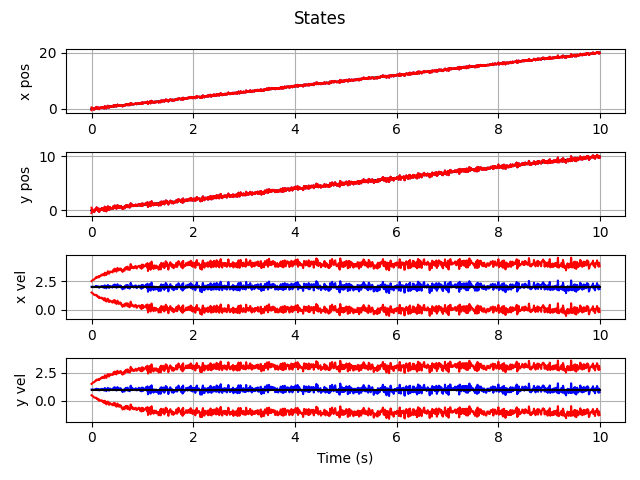

The script that drew this image:
def main():
    import numpy as np
    import numpy.random as rnd
    import matplotlib.pyplot as plt

    import gncpy.plotting as gplot
    from gncpy.filters import KalmanFilter
    from gncpy.dynamics.basic import DoubleIntegrator

    # set measurement and process noise values
    m_noise = 0.02
    p_noise = 0.2
    rng = rnd.default_rng(29)

    # define the simulation time
    dt = 0.01
    t0, t1 = 0, 10
    time = np.arange(t0, t1, dt)

    # setup the filter
    filt = KalmanFilter()
    filt.cov = 0.25 * np.eye(4)

    filt.set_state_model(dyn_obj=DoubleIntegrator())
    filt.proc_noise = p_noise ** 2 * np.eye(4)

    m_mat = np.array([[1, 0, 0, 0], [0, 1, 0, 0]])
    filt.set_measurement_model(meas_mat=m_mat)
    filt.meas_noise = m_noise ** 2 * np.eye(2)

    # setup variables to save states and truth data
    states = np.nan * np.ones((time.size, 4))
    stds = np.nan * np.ones(states.shape)
    states[0, :] = np.array([0, 0, 2, 1])
    stds[0, :] = np.sqrt(np.diag(filt.cov))

    t_states = states.copy()

    # Run filter
    A = DoubleIntegrator().get_state_mat(0, dt)
    for kk, t in enumerate(time[:-1]):
        states[kk + 1, :] = filt.predict(
            t, states[kk, :].reshape((4, 1)), state_mat_args=(dt,)
        ).flatten()
        t_states[kk + 1, :] = (A @ t_states[kk, :].reshape((4, 1))).flatten()

        n_state = m_mat @ (
            t_states[kk + 1, :]
            + np.sqrt(np.diag(filt.proc_noise)) * rng.standard_normal(1)
        ).reshape((4, 1))
        meas = n_state + m_noise * rng.standard_normal(n_state.size).reshape(
            n_state.shape
        )

        states[kk + 1, :] = filt.correct(t, meas, states[kk + 1, :].reshape((4, 1)))[
            0
        ].flatten()
        stds[kk + 1, :] = np.sqrt(np.diag(filt.cov))

    # plot states
    fig = plt.figure()
    for ii, s in enumerate(DoubleIntegrator().state_names):
        fig.add_subplot(4, 1, ii + 1)
        fig.axes[ii].plot(time, states[:, ii], color="b", label="est")
        fig.axes[ii].plot(time, t_states[:, ii], color="k", label="true")
        fig.axes[ii].plot(time, states[:, ii] + stds[:, ii], color="r")
        fig.axes[ii].plot(time, states[:, ii] - stds[:, ii], color="r")
        fig.axes[ii].grid(True)
        fig.axes[ii].set_ylabel(s)

    plt_opts = gplot.init_plotting_opts()
    gplot.set_title_label(fig, -1, plt_opts, ttl="States", x_lbl="Time (s)")
    fig.tight_layout()

    return fig


def run():
    import os

    print("Generating KF examples")

    fout = os.path.join(
        os.path.dirname(__file__), "{}.png".format(os.path.basename(__file__)[:-3])
    )
    if not os.path.isfile(fout):
        fig = main()
        fig.savefig(fout)


if __name__ == "__main__":
    import matplotlib.pyplot as plt
    main()
    plt.show()
